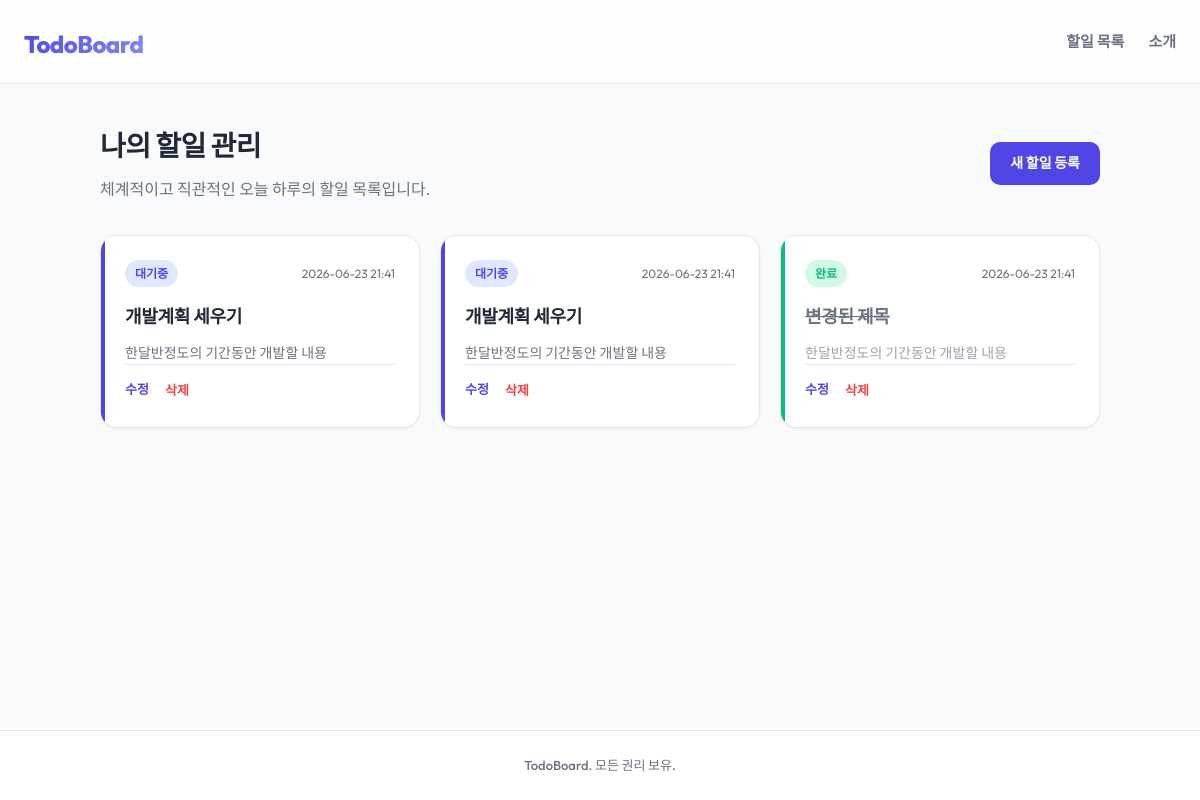
The app's page /, older data.
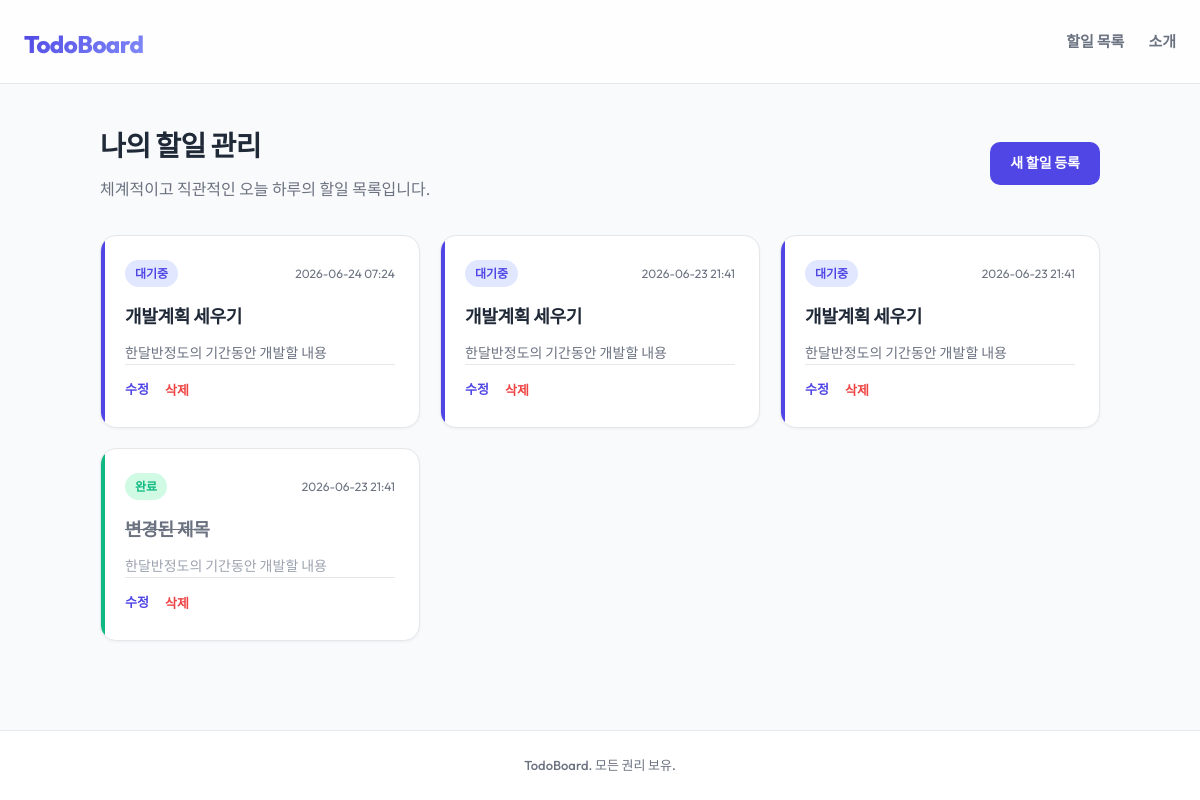
The same page, newer data.
### todos/models.py (models this page shows, shortened)
class Todo(models.Model):
    title = models.CharField(max_length=200)
    content = models.TextField(blank=True)
    is_completed = models.BooleanField(default=False)
    created_at = models.DateTimeField(auto_now_add=True)
    updated_at = models.DateTimeField(auto_now=True)

### todos/views.py (the view)
# urls.py: path('', views.todo_list, name='todo_list'),
def todo_list(request):
    todos = Todo.objects.all().order_by('-created_at')
    return render(request, 'todos/todo_list.html', {'todos': todos})

### todos/templates/todos/todo_list.html (shortened to what this page needs)
{% extends 'todos/base.html' %}
{% block content %}
<div class="content-header">
    <div class="header-text">
        <h2 class="section-title">나의 할일 관리</h2>
        <p class="section-desc">체계적이고 직관적인 오늘 하루의 할일 목록입니다.</p>
    </div>
    <a href="{% url 'todos:todo_create' %}" class="btn btn-primary">새 할일 등록</a>
</div>
<div class="todo-board-container">
    <div class="todo-grid">
        {% for todo in todos %}
            <div class="todo-card {% if todo.is_completed %}completed{% endif %}">
                <div class="todo-card-header">
                    <span class="status-badge">
                        {% if todo.is_completed %}완료{% else %}대기중{% endif %}
                    </span>
                    <span class="todo-date">{{ todo.created_at|date:"Y-m-d H:i" }}</span>
                </div>
                <h3 class="todo-title">{{ todo.title }}</h3>
                {% if todo.content %}
                    <p class="todo-body">{{ todo.content }}</p>
                {% endif %}
                <div class="todo-actions">
                    <a href="{% url 'todos:todo_update' todo.pk %}" class="btn-text">수정</a>
                    <form action="{% url 'todos:todo_delete' todo.pk %}" method="post" class="delete-form" onsubmit="return confirm('정말 이 할일을 삭제하시겠습니까?');">
                        <button type="submit" class="btn-text btn-delete">삭제</button>
                    </form>
                </div>
            </div>
        {% empty %}
            <div class="empty-state">
                <p>등록된 할일이 없습니다. 상단의 '새 할일 등록' 버튼을 눌러 추가해 보세요.</p>
            </div>
        {% endfor %}
    </div>
</div>
{% endblock %}

Row changes from the older to the newer data that the page shows:
added Todo: is_completed "대기중", created_at "2026-06-24 07:24", title "개발계획 세우기", content "한달반정도의 기간동안 개발할 내용"
